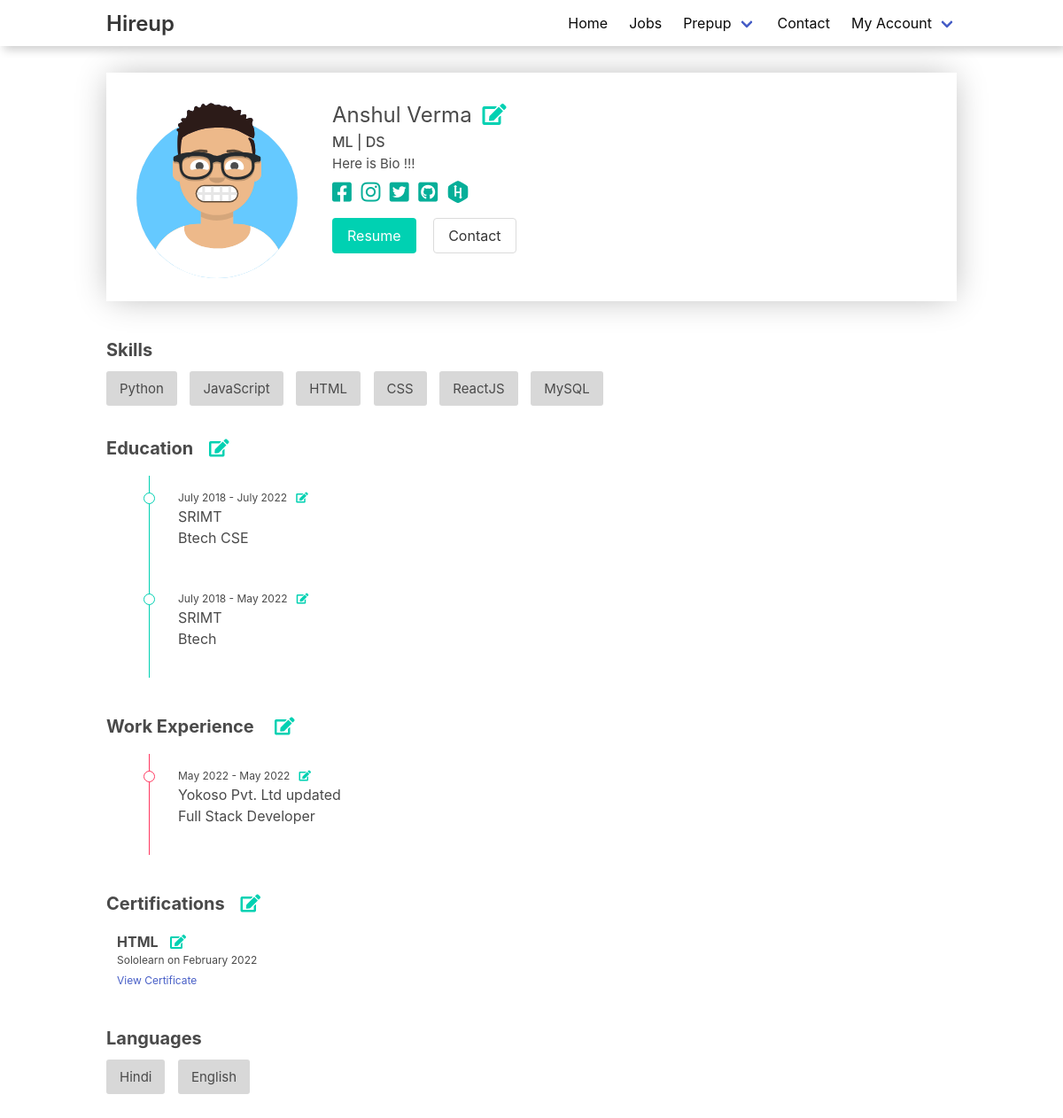
Page /profile/ (signed in) on the committed database.
### HireApp/models.py (models this page shows, shortened)
class UserProfile(models.Model):
    fb = models.CharField(max_length=100)
    lkd = models.CharField(max_length=100)
    git = models.CharField(max_length=100)
    hacker = models.CharField(max_length=100)
    bio = models.TextField(max_length=200)
    phone = models.CharField(max_length=100, null=True, blank=True)
    resume = models.FileField(upload_to="resume", max_length=210, null=True)
    portfolio = models.CharField(max_length=210, null=True)
    profile = models.CharField(max_length=210, null=True)
    username = models.OneToOneField(User, on_delete=models.CASCADE)

class Education(models.Model):
    name = models.CharField(max_length=100, null=True)
    start_year = models.CharField(max_length=100, null=True)
    end_year = models.CharField(max_length=100, null=True)
    degree = models.CharField(max_length=20, null=True)
    username = models.ForeignKey(User, on_delete=models.CASCADE, null=True)

class Experience(models.Model):
    organisation = models.CharField(max_length=100, null=True)
    start_year = models.CharField(max_length=20, null=True)
    end_year = models.CharField(max_length=20, null=True)
    designation = models.CharField(max_length=100, null=True)
    username = models.ForeignKey(User, on_delete=models.CASCADE, null=True)

class Certification(models.Model):
    name = models.CharField(max_length=100)
    organisation = models.CharField(max_length=10)
    issue_date = models.CharField(max_length=30)
    url = models.CharField(max_length=100)
    username = models.ForeignKey(User, on_delete=models.CASCADE, null=True)

### UserApp/views.py (the view, shortened to what this page needs)
# urls.py: path('profile/', userprofile, name="userprofile"),
def userprofile(request):
    try:
        if request.session.get('username', None):
            user = get_object_or_404(User, username=request.user)
            user_profile = UserProfile.objects.filter(username=user)
            if user_profile.exists():
                user_profile = user_profile.first()
                if not user.first_name:
                    print('Have to add profile first!')
                    user_profile.page = 'Edit'
                    user_profile.button = 'Update'
                    return render(request, 'users/editUserProfile.html', {"data": user_profile})
                user_profile.first_name = user.first_name
                user_profile.last_name = user.last_name
                user_profile.resume = "https://hireup-pdfs.s3.amazonaws.com/" + \
            str(user_profile.resume)
                skill_object = Skill.objects.filter(
                    username=request.user)
                if skill_object.exists():
                    user_profile.tech_stack = eval(skill_object.first().name)
                user_profile.education = Education.objects.filter(
                    username=request.user).order_by('start_year')
                user_profile.experience = Experience.objects.filter(
                    username=request.user).order_by('start_year')
                user_profile.certification = Certification.objects.filter(
                    username=request.user).order_by('issue_date')
                return render(request, 'users/userProfile.html', {"data": user_profile})
        else:
            return render(request, 'users/recruiterProfile.html')
    except Exception as e:
        print(e)
        return render(request, 'users/signin.html')

### templates/users/userProfile.html (shortened to what this page needs)
{% extends "layout.html" %} {% load static %} {% block css %}
<link rel="stylesheet" href="{% static 'css/job.css' %}" />
<link rel="stylesheet" href="{% static 'css/userprofile.css' %}" />
{% endblock %} {% block body %}
<div class="user__profile container">
  <div class="profile__header">
    <div>
      <img src="{% static 'images/profile/download.svg' %}" />
    </div>
    <div>
      <p>
        <span style="font-size: x-large">
          {{data.first_name}}&nbsp;{{data.last_name}}&nbsp;&nbsp;<span class="icon has-text-primary">
            <a href="{% url 'editUserProfile' %}" style="text-decoration: none; color: inherit"><i
                class="fas fa-edit has-text-primary"></i></a>
          </span>
      </p>
      <p class="headline">{{data.profile}}</p>
      <p class="bio">
        {{data.bio}}
      </p>
      <div class="social__icons">
        <span><a href="{{data.fb}}" style="text-decoration: none;color: inherit;"><i class="fab fa-facebook-square"
              aria-hidden="true"></i></a></span>
        <span><a href="{{data.lkd}}" style="text-decoration: none;color: inherit;"><i class="fab fa-instagram"
              aria-hidden="true"></i></a></span>
        <span><a href="{{data.fb}}" style="text-decoration: none;color: inherit;"><i class="fab fa-twitter-square"
              aria-hidden="true"></i></a></span>
        <span><a href="{{data.git}}" style="text-decoration: none;color: inherit;"><i class="fab fa-github-square"
              aria-hidden="true"></i></a></span>
        <span><a href="{{data.hacker}}" style="text-decoration: none;color: inherit;"><i
              class="fab fa-hackerrank"></i></a></span>
      </div>
      <div class="connect__btn">
        <a href="{{data.resume}}" class="button is-primary">Resume</a>
        <a href="" class="button is-primary-outline has-text-color-primary">Contact</a>
      </div>
    </div>
  </div>
  <div class="profile__body">
    <div class="profile__div">
      <h2 class="mt-5 mb-4 is-size-5"><b>Skills</b></h2>
      {% for tech in data.tech_stack %}
      <span class="skill">{{tech}}</span>
      {% endfor %}
    </div>
    <div class="profile__div">
      <h2 class="mt-5 mb-4 is-size-5"><b>Education</b>&nbsp;&nbsp;
        <span class="icon has-text-primary">
          <a href="{% url 'addEdu' %}" style="text-decoration: none; color: inherit"><i
              class="fas fa-edit has-text-primary"></i></a>
        </span>
      </h2>
      <ul class="timeline">
        {% for education in data.education %}
        <li class="timeline-item is-primary">
          <div class="timeline-tag"></div>
          <div class="timeline-content">
            <p class="is-size-7">{{education.start_year}} - {{education.end_year}} &nbsp;
              <a href="{% url 'addEdu' education.id %}" style="text-decoration: none; color: inherit"><i
                  class="fas fa-edit has-text-primary"></i></a>
            </p>
            <p>{{education.name}}</p>
            <p class="is-size-6">{{education.degree}}</p>
          </div>
        </li>
        {% endfor %}
      </ul>
    </div>
    <div class="profile__div">
      <h2 class="mt-5 mb-4 is-size-5"><b>Work Experience</b>
        <span class="icon has-text-primary">
          <a href="{% url 'addExp' %}" style="text-decoration: none; color: inherit"><i
              class="fas fa-edit has-text-primary"></i></a>
        </span>
      </h2>
      <ul class="timeline">
        {% for experience in data.experience %}
        <li class="timeline-item is-danger">
          <div class="timeline-tag"></div>
          <div class="timeline-content">
            <p class="is-size-7">{{experience.start_year}} - {{experience.end_year}} &nbsp;
              <a href="{% url 'addExp' experience.id %}" style="text-decoration: none; color: inherit"><i
                  class="fas fa-edit has-text-primary"></i></a>
            </p>
            <p>{{experience.organisation}}</p>
            <p class="is-size-6">{{experience.designation}}</p>
          </div>
        </li>
        {% endfor %}
      </ul>
    </div>
    <div class="profile__div">
      <h2 class="mt-5 mb-4 is-size-5"><b>Certifications</b>&nbsp;&nbsp;
        <span class="icon has-text-primary">
          <a href="{% url 'addCert' %}" style="text-decoration: none; color: inherit"><i
              class="fas fa-edit has-text-primary"></i></a>
        </span>
      </h2>
      {% for certification in data.certification %}
      <div class="mb-3 ml-3 certficate">
        <div class="timeline-content">
          <p class="is-size-6"><b>{{certification.name}}</b> &nbsp;
            <a href="{% url 'addCert' certification.id %}" style="text-decoration: none; color: inherit"><i
                class="fas fa-edit has-text-primary"></i></a>
          </p>
          <p class="is-size-7">{{certification.organisation}} on {{certification.issue_date}}</p>
          <a href="http://" class="is-size-7">View Certificate</a>
        </div>
      </div>
      {% endfor %}
    </div>
    <div class="profile__div">
      <h2 class="mt-5 mb-4 is-size-5"><b>Languages</b></h2>
      <span class="skill">Hindi</span>
      <span class="skill">English</span>
    </div>
  </div>
  {% endblock %} {% block script %} {% endblock %}

### static/css/job.css (style rules this page uses)
ul { margin-top: 10px; }
li, ol { list-style-type: none; margin: 0 10px; }
.skill { font-size: 15px; margin: 0 10px 0 0; padding: 10px 15px; background: rgb(216, 216, 216); border-radius: 3px; }

### static/css/userprofile.css (style rules this page uses)
.user__profile { margin: 30px auto; }
.profile__header { display: flex; box-shadow: 0px 0px 36px -5px rgba(0, 0, 0, 0.3); padding: 20px 25px; }
.profile__header div:nth-child(2) { width: 60%; margin-top: 10px; padding: 0 30px; }
.social__icons span { font-size: 25px; margin: 8px 6px 8px 0px; color: rgb(6, 175, 153); }
.headline { font-size: 16px; font-weight: 500; }
.bio { font-size: 15px; margin: 2px 0px; }
img { margin: 0; padding: 0; width: 200px; height: auto; }
.connect__btn { margin: 10px 0px; }
.connect__btn a { margin: 0 15px 0 0; }
.profile__div { margin: 40px 0px; }
.timeline ul, .timeline li { margin: 0; }
.timeline .timeline-item { display: flex; display: -ms-flexbox; display: -webkit-flex; position: relative; border-left: 0.1rem solid #b5b5b5; margin-left: 3em; padding-bottom: 2em; }
.timeline .timeline-item::before { background: white; border: 0.1em solid #b5b5b5; border-radius: 100%; content: ""; display: block; height: 0.8rem; left: -0.45em; position: absolute; top: 1.2rem; width: 0.8rem; }
.timeline .timeline-item .timeline-tag { position: absolute; width: 0.8em; left: -0.4em; height: 0.8em; top: 1.2em; }
.timeline .timeline-item .timeline-content { padding: 1em 0 0 0.5em; padding: 1em 0 0 2em; }
.timeline .timeline-item.is-primary { border-left-color: #00d1b2; }
.timeline .timeline-item.is-primary::before { border-color: #00d1b2 !important; }
.timeline .timeline-item.is-danger { border-left-color: #ff3860; }
.timeline .timeline-item.is-danger::before { border-color: #ff3860 !important; }

### rows in the picture
UserProfile: first_name "Anshul", last_name "Verma", profile "ML | DS", bio "Here is Bio !!!"
Education: start_year "July 2018", end_year "July 2022", name "SRIMT", degree "Btech CSE"
Education: start_year "July 2018", end_year "May 2022", name "SRIMT", degree "Btech"
Experience: start_year "May 2022", end_year "May 2022", organisation "Yokoso Pvt. Ltd updated", designation "Full Stack Developer"
Certification: name "HTML", organisation "Sololearn", issue_date "February 2022"

### other values in the picture
{{ tech }} "Python" "JavaScript" "HTML" "CSS" "ReactJS" "MySQL"
